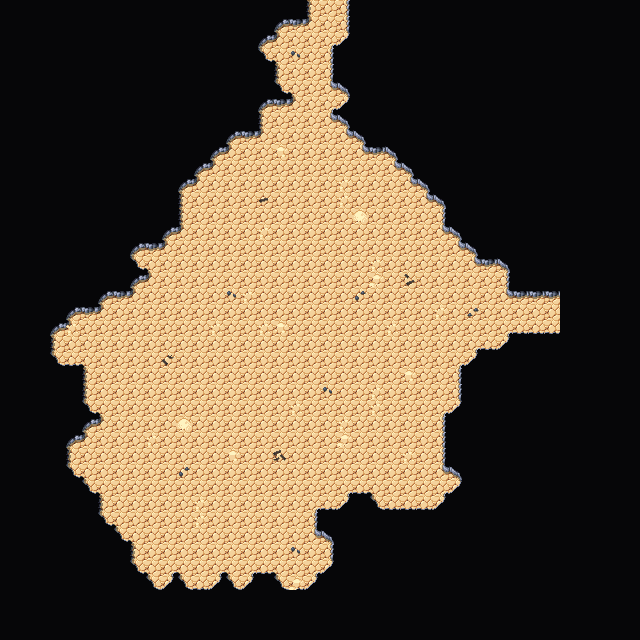

This is a level from a 2D game, rendered from its Tiled map with the project's own tilesets. A one-line summary and the map file follow, with tile-layer data summarised:
An orthogonal 40x40 tile map with 16x16 px tiles, 4 tile layers (Collision, Background, Walls, Clutter), 2 tilesets and 2 objects.

<map version="1.5" tiledversion="1.7.2" orientation="orthogonal" renderorder="right-down" width="40" height="40" tilewidth="16" tileheight="16" infinite="0" nextlayerid="7" nextobjectid="62">
 <editorsettings>
  <export target="wastetown..tmx" format="tmx" />
 </editorsettings>
 <tileset firstgid="1" source="../tileset/main.tsx" />
 <tileset firstgid="3477" source="../tileset/buildings.tsx" />
 <layer id="6" name="Collision" width="40" height="40">
  <data>[1600 cells, 0 non-empty, 0 distinct tile ids]</data>
 </layer>
 <layer id="1" name="Background" width="40" height="40">
  <data>[1600 cells, 1600 non-empty, 1 distinct tile ids]</data>
 </layer>
 <layer id="2" name="Walls" width="40" height="40">
  <data>[1600 cells, 1119 non-empty, 18 distinct tile ids]</data>
 </layer>
 <layer id="3" name="Clutter" width="40" height="40">
  <properties>
   <property name="spriteLayer" type="bool" value="true" />
  </properties>
  <data>[1600 cells, 38 non-empty, 11 distinct tile ids]</data>
 </layer>
 <objectgroup id="4" name="Objects">
  <object id="60" template="../obj/door_down.tx" x="322" y="16">
   <properties>
    <property name="teleport" value="maps/map/cave_23I6.tmx" />
    <property name="teleportObjectId" value="60" />
   </properties>
  </object>
  <object id="61" template="../obj/door_left.tx" x="544" y="321">
   <properties>
    <property name="teleport" value="maps/map/cave_23J7.tmx" />
    <property name="teleportObjectId" value="59" />
   </properties>
  </object>
 </objectgroup>
</map>
